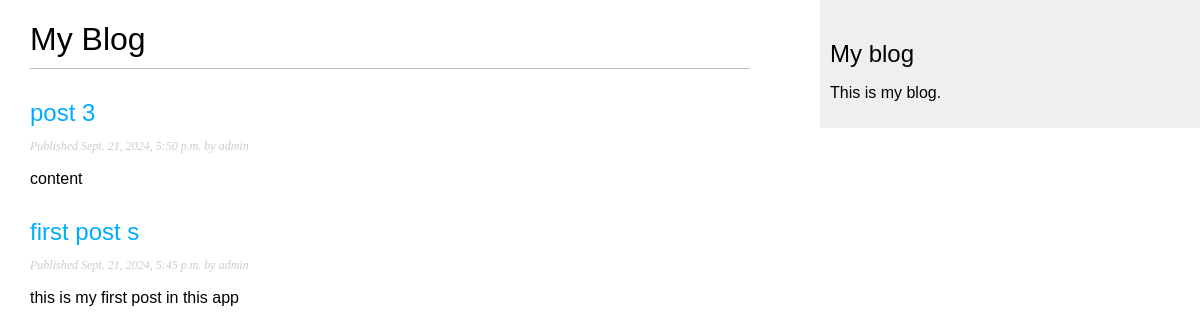
Screenshot of /blog/ with the database file from the repository.
### blog/models.py (models this page shows, shortened)
class Post(models.Model):
    class Status(models.TextChoices):
        DRAFT = 'DF','Draft'
        PUBLISHED = 'PB','Published'
    title = models.CharField(max_length=120)
    slug = models.SlugField(
        max_length=250,
        unique_for_date='publish'
    )
    author = models.ForeignKey(
        settings.AUTH_USER_MODEL,
        on_delete=models.CASCADE,
        related_name='blog_posts')
    body = models.TextField()
    publish = models.DateTimeField(default=timezone.now)
    created = models.DateTimeField(auto_now_add=True)
    updated = models.DateTimeField(auto_now=True)
    status = models.CharField(
        max_length=2,
        choices=Status,
        default=Status.DRAFT
    )
    objects = models.Manager()
    published = PublishedManager()
    class Meta:
        ordering = ['-publish']
        indexes = [
            models.Index(fields=['-publish'])
        ]
    def get_absolute_url(self):
        return reverse(
            'blog:post_detail',
            args=[
                self.publish.year,
                self.publish.month,
                self.publish.day,
                self.slug
            ]
        )

### blog/views.py (the view)
# urls.py: path('',post_list,name='post_list'),
def post_list(request):
    posts = Post.published.all()
    return render(
        request,
        'blog/post/list.html',
        {'posts':posts}
    )

### blog/models.py (called while the page is built)
    def get_queryset(self) -> models.QuerySet:
        return super().get_queryset().filter(status=Post.Status.PUBLISHED)

### blog/templates/blog/post/list.html (shortened to what this page needs)
{% extends "blog/base.html" %}
{% block content %}
  <h1>My Blog</h1>
  {% for post in posts %}
    <h2>
      <a href="{{post.get_absolute_url}}">
        {{ post.title }}
      </a>
    </h2>
    <p class="date">
      Published {{ post.publish }} by {{ post.author }}
    </p>
    {{ post.body|truncatewords:30|linebreaks }}
  {% endfor %}
{% endblock %}

### blog/static/css/blog.css (style rules this page uses)
body { margin:0; padding:0; font-family:helvetica, sans-serif; }
a { color:#00abff; text-decoration:none; }
h1 { font-weight:normal; border-bottom:1px solid #bbb; padding:0 0 10px 0; }
h2 { font-weight:normal; margin:30px 0 0; }
p.date { color:#ccc; font-family: georgia, serif; font-size: 12px; font-style: italic; }

### rows the page displays
Post: title "post 3", publish "Sept. 21, 2024, 5:50 p.m.", author "admin", body "content"
Post: title "first post s", publish "Sept. 21, 2024, 5:45 p.m.", author "admin", body "this is my first post in this app"
